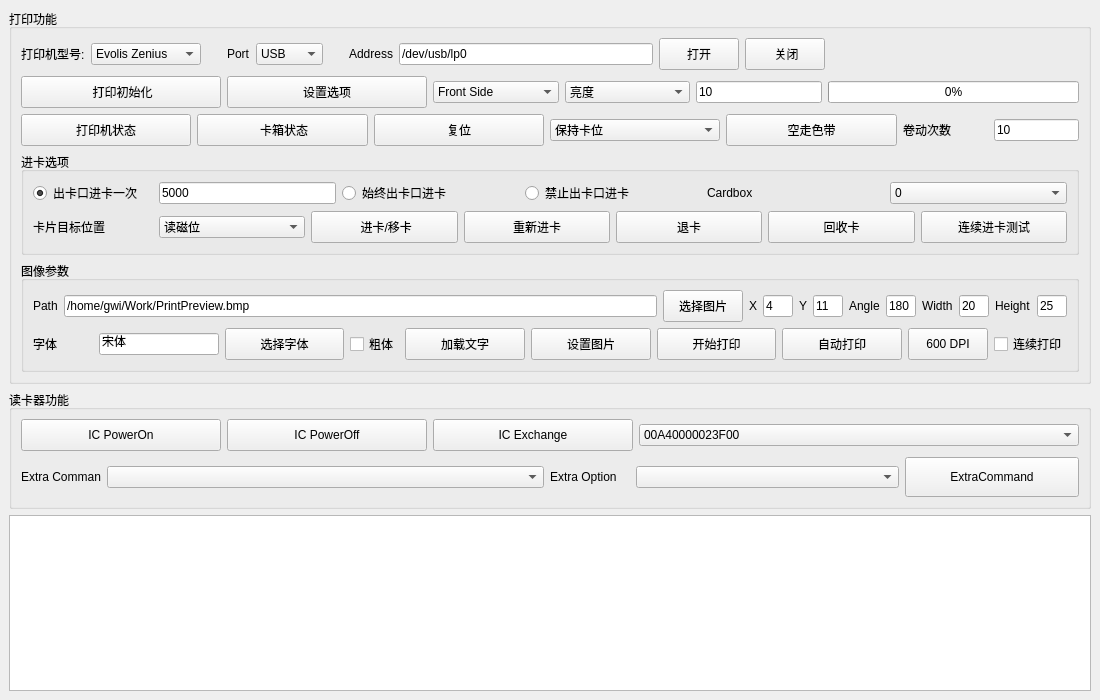
<?xml version="1.0" encoding="UTF-8"?>
<ui version="4.0">
 <class>MainWindow</class>
 <widget class="QMainWindow" name="MainWindow">
  <property name="geometry">
   <rect>
    <x>0</x>
    <y>0</y>
    <width>1100</width>
    <height>700</height>
   </rect>
  </property>
  <property name="windowTitle">
   <string>Sample for Z390 Printer SDK (Kylin OS)</string>
  </property>
  <widget class="QWidget" name="centralwidget">
   <layout class="QVBoxLayout" name="verticalLayout_6">
    <item>
     <widget class="QGroupBox" name="groupBox_4">
      <property name="title">
       <string>打印功能</string>
      </property>
      <layout class="QVBoxLayout" name="verticalLayout_4">
       <item>
        <layout class="QHBoxLayout" name="horizontalLayout_3">
         <item>
          <widget class="QLabel" name="label_4">
           <property name="text">
            <string>打印机型号:</string>
           </property>
          </widget>
         </item>
         <item>
          <widget class="QComboBox" name="comboBox_Printer">
           <item>
            <property name="text">
             <string>Evolis Zenius</string>
            </property>
           </item>
           <item>
            <property name="text">
             <string>Evolis KC200</string>
            </property>
           </item>
           <item>
            <property name="text">
             <string>Evolis Elypso</string>
            </property>
           </item>
           <item>
            <property name="text">
             <string>Evolis Avansia</string>
            </property>
           </item>
          </widget>
         </item>
         <item>
          <spacer name="horizontalSpacer">
           <property name="orientation">
            <enum>Qt::Horizontal</enum>
           </property>
           <property name="sizeType">
            <enum>QSizePolicy::Fixed</enum>
           </property>
           <property name="sizeHint" stdset="0">
            <size>
             <width>20</width>
             <height>20</height>
            </size>
           </property>
          </spacer>
         </item>
         <item>
          <widget class="QLabel" name="label_8">
           <property name="text">
            <string>Port</string>
           </property>
          </widget>
         </item>
         <item>
          <widget class="QComboBox" name="comboBox_Port">
           <item>
            <property name="text">
             <string>USB</string>
            </property>
           </item>
           <item>
            <property name="text">
             <string>IP</string>
            </property>
           </item>
           <item>
            <property name="text">
             <string>NISCA</string>
            </property>
           </item>
          </widget>
         </item>
         <item>
          <spacer name="horizontalSpacer_2">
           <property name="orientation">
            <enum>Qt::Horizontal</enum>
           </property>
           <property name="sizeType">
            <enum>QSizePolicy::Fixed</enum>
           </property>
           <property name="sizeHint" stdset="0">
            <size>
             <width>20</width>
             <height>20</height>
            </size>
           </property>
          </spacer>
         </item>
         <item>
          <widget class="QLabel" name="label_9">
           <property name="text">
            <string>Address</string>
           </property>
          </widget>
         </item>
         <item>
          <widget class="QLineEdit" name="lineEdit_Address">
           <property name="text">
            <string>/dev/usb/lp0</string>
           </property>
          </widget>
         </item>
         <item>
          <widget class="QPushButton" name="pushButton_PrinterOpen">
           <property name="minimumSize">
            <size>
             <width>80</width>
             <height>32</height>
            </size>
           </property>
           <property name="maximumSize">
            <size>
             <width>200</width>
             <height>16777215</height>
            </size>
           </property>
           <property name="text">
            <string>打开</string>
           </property>
          </widget>
         </item>
         <item>
          <widget class="QPushButton" name="pushButton_PrinterClose">
           <property name="minimumSize">
            <size>
             <width>80</width>
             <height>32</height>
            </size>
           </property>
           <property name="maximumSize">
            <size>
             <width>200</width>
             <height>16777215</height>
            </size>
           </property>
           <property name="text">
            <string> 关闭</string>
           </property>
          </widget>
         </item>
         <item>
          <spacer name="horizontalSpacer_3">
           <property name="orientation">
            <enum>Qt::Horizontal</enum>
           </property>
           <property name="sizeHint" stdset="0">
            <size>
             <width>40</width>
             <height>20</height>
            </size>
           </property>
          </spacer>
         </item>
        </layout>
       </item>
       <item>
        <layout class="QVBoxLayout" name="verticalLayout_2">
         <item>
          <layout class="QHBoxLayout" name="horizontalLayout_10" stretch="2,2,1,1,1,2">
           <item>
            <widget class="QPushButton" name="pushButton_PrinterInit">
             <property name="minimumSize">
              <size>
               <width>80</width>
               <height>32</height>
              </size>
             </property>
             <property name="maximumSize">
              <size>
               <width>200</width>
               <height>16777215</height>
              </size>
             </property>
             <property name="text">
              <string> 打印初始化</string>
             </property>
            </widget>
           </item>
           <item>
            <widget class="QPushButton" name="pushButton_SetPrinterOption">
             <property name="minimumSize">
              <size>
               <width>80</width>
               <height>32</height>
              </size>
             </property>
             <property name="maximumSize">
              <size>
               <width>200</width>
               <height>16777215</height>
              </size>
             </property>
             <property name="text">
              <string>设置选项</string>
             </property>
            </widget>
           </item>
           <item>
            <widget class="QComboBox" name="comboBox_cardside">
             <property name="minimumSize">
              <size>
               <width>80</width>
               <height>0</height>
              </size>
             </property>
             <property name="maximumSize">
              <size>
               <width>200</width>
               <height>16777215</height>
              </size>
             </property>
             <item>
              <property name="text">
               <string>Front Side</string>
              </property>
             </item>
             <item>
              <property name="text">
               <string>Back Side</string>
              </property>
             </item>
            </widget>
           </item>
           <item>
            <widget class="QComboBox" name="comboBox_PrinterOption">
             <property name="minimumSize">
              <size>
               <width>80</width>
               <height>0</height>
              </size>
             </property>
             <property name="maximumSize">
              <size>
               <width>200</width>
               <height>16777215</height>
              </size>
             </property>
             <item>
              <property name="text">
               <string>亮度</string>
              </property>
             </item>
             <item>
              <property name="text">
               <string>对比度</string>
              </property>
             </item>
            </widget>
           </item>
           <item>
            <widget class="QLineEdit" name="lineEdit_OptioinVal">
             <property name="minimumSize">
              <size>
               <width>80</width>
               <height>0</height>
              </size>
             </property>
             <property name="maximumSize">
              <size>
               <width>16777215</width>
               <height>16777215</height>
              </size>
             </property>
             <property name="text">
              <string>10</string>
             </property>
            </widget>
           </item>
           <item>
            <widget class="QProgressBar" name="progressBar_Ribbon">
             <property name="styleSheet">
              <string notr="true"/>
             </property>
             <property name="value">
              <number>0</number>
             </property>
            </widget>
           </item>
          </layout>
         </item>
         <item>
          <layout class="QHBoxLayout" name="horizontalLayout_4" stretch="2,2,2,2,2,1,1">
           <item>
            <widget class="QPushButton" name="pushButton_PrinterStatus">
             <property name="minimumSize">
              <size>
               <width>80</width>
               <height>32</height>
              </size>
             </property>
             <property name="maximumSize">
              <size>
               <width>200</width>
               <height>16777215</height>
              </size>
             </property>
             <property name="text">
              <string>打印机状态</string>
             </property>
            </widget>
           </item>
           <item>
            <widget class="QPushButton" name="pushButton_PrinterBoxStatus">
             <property name="minimumSize">
              <size>
               <width>80</width>
               <height>32</height>
              </size>
             </property>
             <property name="maximumSize">
              <size>
               <width>200</width>
               <height>16777215</height>
              </size>
             </property>
             <property name="text">
              <string> 卡箱状态</string>
             </property>
            </widget>
           </item>
           <item>
            <widget class="QPushButton" name="pushButton_PrinterReset">
             <property name="minimumSize">
              <size>
               <width>80</width>
               <height>32</height>
              </size>
             </property>
             <property name="maximumSize">
              <size>
               <width>200</width>
               <height>16777215</height>
              </size>
             </property>
             <property name="text">
              <string>复位</string>
             </property>
            </widget>
           </item>
           <item>
            <widget class="QComboBox" name="comboBox_cardpos">
             <property name="minimumSize">
              <size>
               <width>80</width>
               <height>0</height>
              </size>
             </property>
             <property name="maximumSize">
              <size>
               <width>200</width>
               <height>16777215</height>
              </size>
             </property>
             <item>
              <property name="text">
               <string>保持卡位</string>
              </property>
             </item>
             <item>
              <property name="text">
               <string> 退卡</string>
              </property>
             </item>
             <item>
              <property name="text">
               <string>吞卡</string>
              </property>
             </item>
            </widget>
           </item>
           <item>
            <widget class="QPushButton" name="pushButton_ScrollRibbon">
             <property name="minimumSize">
              <size>
               <width>80</width>
               <height>32</height>
              </size>
             </property>
             <property name="maximumSize">
              <size>
               <width>200</width>
               <height>16777215</height>
              </size>
             </property>
             <property name="text">
              <string>空走色带</string>
             </property>
            </widget>
           </item>
           <item>
            <widget class="QLabel" name="label">
             <property name="text">
              <string>卷动次数</string>
             </property>
            </widget>
           </item>
           <item>
            <widget class="QLineEdit" name="lineEdit_ScrollCount">
             <property name="text">
              <string>10</string>
             </property>
            </widget>
           </item>
          </layout>
         </item>
        </layout>
       </item>
       <item>
        <widget class="QGroupBox" name="groupBox_3">
         <property name="title">
          <string>进卡选项</string>
         </property>
         <layout class="QVBoxLayout" name="verticalLayout_3">
          <item>
           <layout class="QHBoxLayout" name="horizontalLayout_5" stretch="1,1,1,1,1,1">
            <item>
             <widget class="QRadioButton" name="radioButton_EnableCardOnce">
              <property name="maximumSize">
               <size>
                <width>120</width>
                <height>16777215</height>
               </size>
              </property>
              <property name="text">
               <string>出卡口进卡一次</string>
              </property>
              <property name="checked">
               <bool>true</bool>
              </property>
             </widget>
            </item>
            <item>
             <widget class="QLineEdit" name="lineEdit_EnableCardTimeout">
              <property name="text">
               <string>5000</string>
              </property>
              <property name="maxLength">
               <number>5</number>
              </property>
             </widget>
            </item>
            <item>
             <widget class="QRadioButton" name="radioButton_EnableCardAlways">
              <property name="text">
               <string>始终出卡口进卡</string>
              </property>
             </widget>
            </item>
            <item>
             <widget class="QRadioButton" name="radioButton_DisableCard">
              <property name="text">
               <string>禁止出卡口进卡</string>
              </property>
             </widget>
            </item>
            <item>
             <widget class="QLabel" name="label_5">
              <property name="text">
               <string>Cardbox</string>
              </property>
             </widget>
            </item>
            <item>
             <widget class="QComboBox" name="comboBox_cardbox">
              <property name="minimumSize">
               <size>
                <width>80</width>
                <height>0</height>
               </size>
              </property>
              <item>
               <property name="text">
                <string>0</string>
               </property>
              </item>
              <item>
               <property name="text">
                <string>1</string>
               </property>
              </item>
              <item>
               <property name="text">
                <string>2</string>
               </property>
              </item>
             </widget>
            </item>
           </layout>
          </item>
          <item>
           <layout class="QHBoxLayout" name="horizontalLayout_2">
            <item>
             <widget class="QLabel" name="label_6">
              <property name="maximumSize">
               <size>
                <width>120</width>
                <height>16777215</height>
               </size>
              </property>
              <property name="text">
               <string>卡片目标位置</string>
              </property>
             </widget>
            </item>
            <item>
             <widget class="QComboBox" name="comboBox_DispPOS">
              <property name="minimumSize">
               <size>
                <width>80</width>
                <height>0</height>
               </size>
              </property>
              <item>
               <property name="text">
                <string>读磁位</string>
               </property>
              </item>
              <item>
               <property name="text">
                <string>接触位</string>
               </property>
              </item>
              <item>
               <property name="text">
                <string>非接触位</string>
               </property>
              </item>
              <item>
               <property name="text">
                <string>打印位</string>
               </property>
              </item>
             </widget>
            </item>
            <item>
             <widget class="QPushButton" name="pushButton_PrinterInsert">
              <property name="minimumSize">
               <size>
                <width>80</width>
                <height>32</height>
               </size>
              </property>
              <property name="maximumSize">
               <size>
                <width>200</width>
                <height>16777215</height>
               </size>
              </property>
              <property name="text">
               <string> 进卡/移卡</string>
              </property>
             </widget>
            </item>
            <item>
             <widget class="QPushButton" name="pushButton_PrinterInsert_2">
              <property name="minimumSize">
               <size>
                <width>80</width>
                <height>32</height>
               </size>
              </property>
              <property name="maximumSize">
               <size>
                <width>200</width>
                <height>16777215</height>
               </size>
              </property>
              <property name="text">
               <string>重新进卡</string>
              </property>
             </widget>
            </item>
            <item>
             <widget class="QPushButton" name="pushButton_PrinterEject">
              <property name="minimumSize">
               <size>
                <width>80</width>
                <height>32</height>
               </size>
              </property>
              <property name="maximumSize">
               <size>
                <width>200</width>
                <height>16777215</height>
               </size>
              </property>
              <property name="text">
               <string>退卡</string>
              </property>
             </widget>
            </item>
            <item>
             <widget class="QPushButton" name="pushButton_Printer">
              <property name="minimumSize">
               <size>
                <width>80</width>
                <height>32</height>
               </size>
              </property>
              <property name="maximumSize">
               <size>
                <width>200</width>
                <height>16777215</height>
               </size>
              </property>
              <property name="text">
               <string>回收卡</string>
              </property>
             </widget>
            </item>
            <item>
             <widget class="QPushButton" name="pushButton_TestDepense">
              <property name="minimumSize">
               <size>
                <width>80</width>
                <height>32</height>
               </size>
              </property>
              <property name="maximumSize">
               <size>
                <width>200</width>
                <height>16777215</height>
               </size>
              </property>
              <property name="text">
               <string>连续进卡测试</string>
              </property>
             </widget>
            </item>
           </layout>
          </item>
         </layout>
        </widget>
       </item>
       <item>
        <widget class="QGroupBox" name="groupBox_2">
         <property name="title">
          <string>图像参数</string>
         </property>
         <layout class="QVBoxLayout" name="verticalLayout_5">
          <item>
           <layout class="QHBoxLayout" name="horizontalLayout_11">
            <item>
             <widget class="QLabel" name="label_11">
              <property name="text">
               <string>Path</string>
              </property>
             </widget>
            </item>
            <item>
             <widget class="QLineEdit" name="lineEdit_graphpath">
              <property name="sizePolicy">
               <sizepolicy hsizetype="Expanding" vsizetype="Fixed">
                <horstretch>0</horstretch>
                <verstretch>0</verstretch>
               </sizepolicy>
              </property>
              <property name="minimumSize">
               <size>
                <width>80</width>
                <height>0</height>
               </size>
              </property>
              <property name="text">
               <string>/home/gwi/Work/PrintPreview.bmp</string>
              </property>
             </widget>
            </item>
            <item>
             <widget class="QPushButton" name="pushButton_browsegraph">
              <property name="minimumSize">
               <size>
                <width>80</width>
                <height>32</height>
               </size>
              </property>
              <property name="maximumSize">
               <size>
                <width>200</width>
                <height>16777215</height>
               </size>
              </property>
              <property name="text">
               <string>选择图片</string>
              </property>
             </widget>
            </item>
            <item>
             <widget class="QLabel" name="label_16">
              <property name="text">
               <string>X</string>
              </property>
             </widget>
            </item>
            <item>
             <widget class="QLineEdit" name="lineEdit_graphX">
              <property name="maximumSize">
               <size>
                <width>30</width>
                <height>16777215</height>
               </size>
              </property>
              <property name="text">
               <string>4</string>
              </property>
              <property name="placeholderText">
               <string/>
              </property>
              <property name="clearButtonEnabled">
               <bool>false</bool>
              </property>
             </widget>
            </item>
            <item>
             <widget class="QLabel" name="label_17">
              <property name="text">
               <string>Y</string>
              </property>
             </widget>
            </item>
            <item>
             <widget class="QLineEdit" name="lineEdit_graphY">
              <property name="maximumSize">
               <size>
                <width>30</width>
                <height>16777215</height>
               </size>
              </property>
              <property name="text">
               <string>11</string>
              </property>
              <property name="clearButtonEnabled">
               <bool>false</bool>
              </property>
             </widget>
            </item>
            <item>
             <widget class="QLabel" name="label_18">
              <property name="text">
               <string>Angle</string>
              </property>
             </widget>
            </item>
            <item>
             <widget class="QLineEdit" name="lineEdit_graph_angle">
              <property name="maximumSize">
               <size>
                <width>30</width>
                <height>16777215</height>
               </size>
              </property>
              <property name="text">
               <string>180</string>
              </property>
              <property name="clearButtonEnabled">
               <bool>false</bool>
              </property>
             </widget>
            </item>
            <item>
             <widget class="QLabel" name="label_19">
              <property name="text">
               <string>Width</string>
              </property>
             </widget>
            </item>
            <item>
             <widget class="QLineEdit" name="lineEdit_graphW">
              <property name="maximumSize">
               <size>
                <width>30</width>
                <height>16777215</height>
               </size>
              </property>
              <property name="text">
               <string>20</string>
              </property>
              <property name="clearButtonEnabled">
               <bool>false</bool>
              </property>
             </widget>
            </item>
            <item>
             <widget class="QLabel" name="label_20">
              <property name="text">
               <string>Height</string>
              </property>
             </widget>
            </item>
            <item>
             <widget class="QLineEdit" name="lineEdit_graphH">
              <property name="maximumSize">
               <size>
                <width>30</width>
                <height>16777215</height>
               </size>
              </property>
              <property name="text">
               <string>25</string>
              </property>
              <property name="clearButtonEnabled">
               <bool>false</bool>
              </property>
             </widget>
            </item>
           </layout>
          </item>
          <item>
           <layout class="QHBoxLayout" name="horizontalLayout_8" stretch="1,2,2,0,2,2,2,2,0,0">
            <item>
             <widget class="QLabel" name="label_10">
              <property name="text">
               <string>字体</string>
              </property>
             </widget>
            </item>
            <item>
             <widget class="QLineEdit" name="lineEdit_Font">
              <property name="maximumSize">
               <size>
                <width>16777215</width>
                <height>16777215</height>
               </size>
              </property>
              <property name="text">
               <string>宋体</string>
              </property>
              <property name="readOnly">
               <bool>true</bool>
              </property>
              <property name="clearButtonEnabled">
               <bool>false</bool>
              </property>
             </widget>
            </item>
            <item>
             <widget class="QPushButton" name="pushButton_browseFont">
              <property name="minimumSize">
               <size>
                <width>80</width>
                <height>32</height>
               </size>
              </property>
              <property name="maximumSize">
               <size>
                <width>16777215</width>
                <height>16777215</height>
               </size>
              </property>
              <property name="text">
               <string>选择字体</string>
              </property>
             </widget>
            </item>
            <item>
             <widget class="QCheckBox" name="checkBox_Bold">
              <property name="text">
               <string>粗体</string>
              </property>
             </widget>
            </item>
            <item>
             <widget class="QPushButton" name="pushButton_PrinterLoadText">
              <property name="minimumSize">
               <size>
                <width>80</width>
                <height>32</height>
               </size>
              </property>
              <property name="maximumSize">
               <size>
                <width>16777215</width>
                <height>16777215</height>
               </size>
              </property>
              <property name="text">
               <string>加载文字</string>
              </property>
             </widget>
            </item>
            <item>
             <widget class="QPushButton" name="pushButton_PrinterSetImage">
              <property name="minimumSize">
               <size>
                <width>80</width>
                <height>32</height>
               </size>
              </property>
              <property name="maximumSize">
               <size>
                <width>200</width>
                <height>16777215</height>
               </size>
              </property>
              <property name="text">
               <string>设置图片</string>
              </property>
             </widget>
            </item>
            <item>
             <widget class="QPushButton" name="pushButton_PrinterStart">
              <property name="minimumSize">
               <size>
                <width>80</width>
                <height>32</height>
               </size>
              </property>
              <property name="maximumSize">
               <size>
                <width>200</width>
                <height>16777215</height>
               </size>
              </property>
              <property name="text">
               <string>开始打印</string>
              </property>
             </widget>
            </item>
            <item>
             <widget class="QPushButton" name="pushButton_AutoPrinter">
              <property name="minimumSize">
               <size>
                <width>80</width>
                <height>32</height>
               </size>
              </property>
              <property name="maximumSize">
               <size>
                <width>200</width>
                <height>16777215</height>
               </size>
              </property>
              <property name="text">
               <string>自动打印</string>
              </property>
             </widget>
            </item>
            <item>
             <widget class="QPushButton" name="pushButton_AutoPrinter_2">
              <property name="minimumSize">
               <size>
                <width>80</width>
                <height>32</height>
               </size>
              </property>
              <property name="maximumSize">
               <size>
                <width>200</width>
                <height>16777215</height>
               </size>
              </property>
              <property name="text">
               <string>600 DPI</string>
              </property>
             </widget>
            </item>
            <item>
             <widget class="QCheckBox" name="checkBox_AutoPrinter">
              <property name="text">
               <string>连续打印</string>
              </property>
             </widget>
            </item>
           </layout>
          </item>
         </layout>
        </widget>
       </item>
      </layout>
     </widget>
    </item>
    <item>
     <widget class="QGroupBox" name="groupBox_6">
      <property name="title">
       <string>读卡器功能</string>
      </property>
      <layout class="QVBoxLayout" name="verticalLayout">
       <item>
        <layout class="QHBoxLayout" name="horizontalLayout_6" stretch="1,1,1,2">
         <item>
          <widget class="QPushButton" name="pushButton_PrinterICOn">
           <property name="minimumSize">
            <size>
             <width>80</width>
             <height>32</height>
            </size>
           </property>
           <property name="maximumSize">
            <size>
             <width>200</width>
             <height>16777215</height>
            </size>
           </property>
           <property name="text">
            <string>IC PowerOn</string>
           </property>
          </widget>
         </item>
         <item>
          <widget class="QPushButton" name="pushButton_PrinterICOff">
           <property name="minimumSize">
            <size>
             <width>80</width>
             <height>32</height>
            </size>
           </property>
           <property name="maximumSize">
            <size>
             <width>200</width>
             <height>16777215</height>
            </size>
           </property>
           <property name="text">
            <string>IC PowerOff</string>
           </property>
          </widget>
         </item>
         <item>
          <widget class="QPushButton" name="pushButton_PrinterICExchange">
           <property name="minimumSize">
            <size>
             <width>80</width>
             <height>32</height>
            </size>
           </property>
           <property name="maximumSize">
            <size>
             <width>200</width>
             <height>16777215</height>
            </size>
           </property>
           <property name="text">
            <string>IC Exchange</string>
           </property>
          </widget>
         </item>
         <item>
          <widget class="QComboBox" name="comboBox_ICcommand">
           <property name="minimumSize">
            <size>
             <width>80</width>
             <height>0</height>
            </size>
           </property>
           <property name="maximumSize">
            <size>
             <width>16777215</width>
             <height>16777215</height>
            </size>
           </property>
           <item>
            <property name="text">
             <string>00A40000023F00</string>
            </property>
           </item>
           <item>
            <property name="text">
             <string>00A4040008A00000033301010100</string>
            </property>
           </item>
           <item>
            <property name="text">
             <string>00A404000F7378312E73682EC9E7BBE1B1A3D5CF</string>
            </property>
           </item>
           <item>
            <property name="text">
             <string>00A4000002EF05</string>
            </property>
           </item>
           <item>
            <property name="text">
             <string>00B2010400</string>
            </property>
           </item>
           <item>
            <property name="text">
             <string>00B2030400</string>
            </property>
           </item>
           <item>
            <property name="text">
             <string>0084000008</string>
            </property>
           </item>
           <item>
            <property name="text">
             <string>0084000004</string>
            </property>
           </item>
           <item>
            <property name="text">
             <string>0084000010</string>
            </property>
           </item>
          </widget>
         </item>
        </layout>
       </item>
       <item>
        <layout class="QHBoxLayout" name="horizontalLayout" stretch="3,2,1">
         <item>
          <layout class="QHBoxLayout" name="horizontalLayout_9" stretch="1,4">
           <item>
            <widget class="QLabel" name="label_12">
             <property name="minimumSize">
              <size>
               <width>0</width>
               <height>0</height>
              </size>
             </property>
             <property name="maximumSize">
              <size>
               <width>80</width>
               <height>16777215</height>
              </size>
             </property>
             <property name="text">
              <string>Extra Command</string>
             </property>
            </widget>
           </item>
           <item>
            <widget class="QComboBox" name="comboBox_Extracommand">
             <property name="minimumSize">
              <size>
               <width>80</width>
               <height>0</height>
              </size>
             </property>
             <property name="maximumSize">
              <size>
               <width>16777215</width>
               <height>16777215</height>
              </size>
             </property>
            </widget>
           </item>
          </layout>
         </item>
         <item>
          <layout class="QHBoxLayout" name="horizontalLayout_7">
           <item>
            <widget class="QLabel" name="label_14">
             <property name="minimumSize">
              <size>
               <width>0</width>
               <height>0</height>
              </size>
             </property>
             <property name="maximumSize">
              <size>
               <width>80</width>
               <height>16777215</height>
              </size>
             </property>
             <property name="text">
              <string>Extra Option</string>
             </property>
            </widget>
           </item>
           <item>
            <widget class="QComboBox" name="comboBox_ExtracommandData">
             <property name="sizePolicy">
              <sizepolicy hsizetype="Preferred" vsizetype="Fixed">
               <horstretch>0</horstretch>
               <verstretch>0</verstretch>
              </sizepolicy>
             </property>
             <property name="minimumSize">
              <size>
               <width>80</width>
               <height>0</height>
              </size>
             </property>
             <property name="maximumSize">
              <size>
               <width>16777215</width>
               <height>16777215</height>
              </size>
             </property>
             <property name="editable">
              <bool>false</bool>
             </property>
            </widget>
           </item>
          </layout>
         </item>
         <item>
          <widget class="QPushButton" name="pushButton_ExtraCommand">
           <property name="minimumSize">
            <size>
             <width>80</width>
             <height>40</height>
            </size>
           </property>
           <property name="maximumSize">
            <size>
             <width>200</width>
             <height>16777215</height>
            </size>
           </property>
           <property name="text">
            <string>ExtraCommand</string>
           </property>
          </widget>
         </item>
        </layout>
       </item>
      </layout>
     </widget>
    </item>
    <item>
     <widget class="QPlainTextEdit" name="textEdit">
      <property name="readOnly">
       <bool>false</bool>
      </property>
     </widget>
    </item>
   </layout>
  </widget>
 </widget>
 <resources/>
 <connections/>
</ui>
